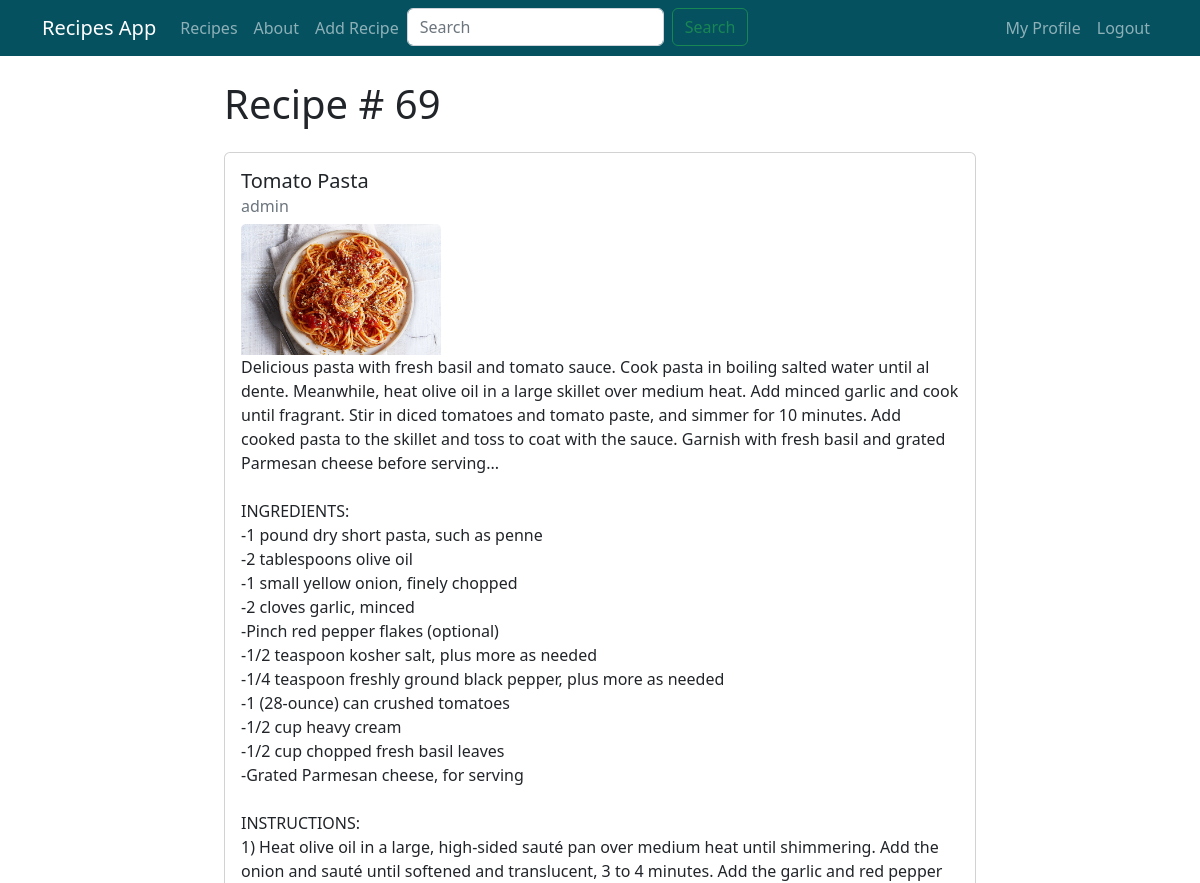
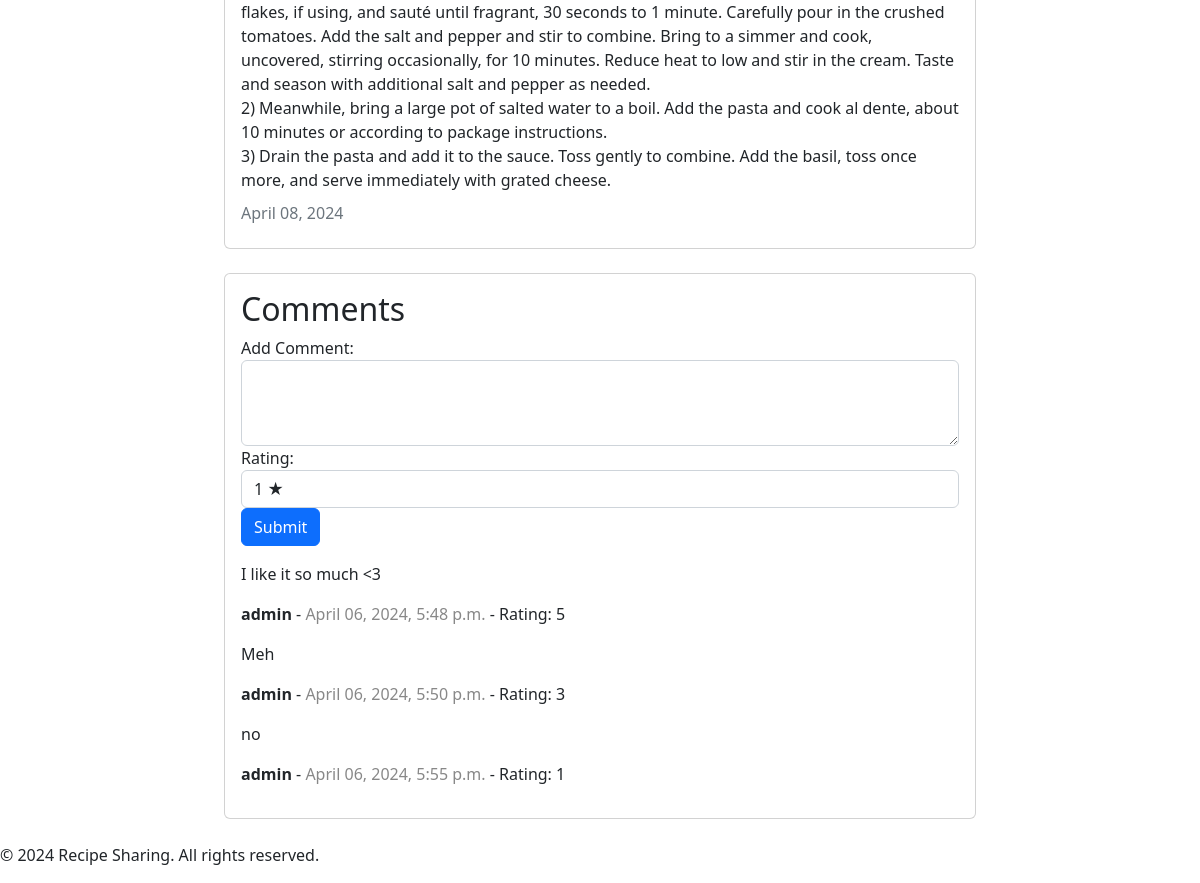
/recipe/69 (signed in), run on the app's committed database (2 pictures, top to bottom).
### recipe/models.py (models this page shows, shortened)
class Recipe(models.Model):
  title = models.CharField(max_length=100)
  description = models.TextField()
  short_description = models.CharField(max_length=200,default='')
  author = models.ForeignKey(User, on_delete=models.CASCADE)
  image = models.ImageField(upload_to='recipe_images/', validators=[FileExtensionValidator(['jpg', 'jpeg', 'png'])], null=True, blank=False)
  created_at = models.DateTimeField(auto_now_add=True)
  updated_at = models.DateTimeField(auto_now=True)

class Comment(models.Model):
    recipe = models.ForeignKey(Recipe, on_delete=models.CASCADE, related_name='comments')
    author = models.ForeignKey(User, on_delete=models.CASCADE)
    text = models.TextField()
    created_at = models.DateTimeField(auto_now_add=True)
    rating = models.IntegerField(default=0, choices=((1, '1 Star'), (2, '2 Stars'), (3, '3 Stars'), (4, '4 Stars'), (5, '5 Stars')))

### recipe/views.py (the view)
# urls.py: path('recipe/<int:pk>', views.RecipeDetailView.as_view(), name="detail"),
class RecipeDetailView(LoginRequiredMixin, DetailView):
    model = models.Recipe
    template_name = 'recipe_detail.html'
    def get_context_data(self, **kwargs):
        context = super().get_context_data(**kwargs)
        context['user'] = self.request.user
        context['default_image_url'] = settings.STATIC_URL + 'images/nr-logo.png'  # URL dell'immagine di default
        return context

### templates/recipe_detail.html (shortened to what this page needs)
{% extends "base.html" %}
{% load static %}
{% block content %}
<div class="container">
    <h1>Recipe # {{ object.id }}</h1>
    <div class="card my-4">
        <div class="card-body">
            <h5 class="card-title">{{ object.title }}</h5>
            <h6 class="card-subtitle mb-2 text-muted">{{ object.author }}</h6>
            {% if object.image %}
                <img src="{{ object.image.url }}" class="card-img-top" alt="{{ object.title }}" style="width: 200px; height: auto;">
            {% else %}
                <img src="{% static 'images/nr-logo.png' %}" class="card-img-top" alt="Default Recipe Image" style="width: 200px; height: auto;">
            {% endif %}
            <p class="card-text">{{ object.description }}</p>
            <h6 class="card-subtitle mb-2 text-muted">
                {{ object.updated_at|date:"F d, Y" }}
            </h6>
        </div>
    </div>
<div class="card my-4">
    <div class="card-body">
        <h2>Comments</h2>
        <form method="post" action="{% url 'add_comment' object.id %}">
            <div class="form-group">
                <label for="comment">Add Comment:</label>
                <textarea name="text" class="form-control" rows="3"></textarea>
            </div>
            <div class="form-group">
                <label for="rating">Rating:</label>
                <select name="rating" class="form-control">
                    <option value="1">1 &#9733;</option>
                </select>
            </div>
            <button type="submit" class="btn btn-primary">Submit</button>
        </form>
        <ul class="list-unstyled mt-3">
            {% for comment in object.comments.all %}
                <li>
                    <p>{{ comment.text }}</p>
                    <p><strong>{{ comment.author }}</strong> - <span style="color: #888;">{{ comment.created_at|date:"F d, Y, P" }}</span> - Rating: {{ comment.rating }}</p>
                </li>
            {% endfor %}
        </ul>
    </div>
</div>
</div>
{% endblock content %}

### static/css/styles.css (style rules this page uses)
.card-text { white-space: pre-wrap; }

### data on the page
Recipe: id "69", title "Tomato Pasta", author "admin", image (picture), description "Delicious pasta with fresh basil and tomato sauce. Cook pasta in boiling salted water until al dente. Meanwhile, heat olive oil in a large skillet over medium heat. Add minced garlic and cook until fragrant. Stir in diced tomatoes and tomato paste, and simmer for 10 minutes. Add cooked pasta to the skillet and toss to coat with the sauce. Garnish with fresh basil and grated Parmesan cheese before serving... INGREDIENTS: -1 pound dry short pasta, such as penne -2 tablespoons olive oil -1 small yellow onion, finely chopped -2 cloves garlic, minced -Pinch red pepper flakes (optional) -1/2 teaspoon kosher salt, plus more as needed -1/4 teaspoon freshly ground black pepper, plus more as needed…", updated_at "April 08, 2024"
Comment: text "I like it so much <3", author "admin", created_at "April 06, 2024, 5:48 p.m.", rating "5"
Comment: text "Meh", author "admin", created_at "April 06, 2024, 5:50 p.m.", rating "3"
Comment: text "no", author "admin", created_at "April 06, 2024, 5:55 p.m.", rating "1"
